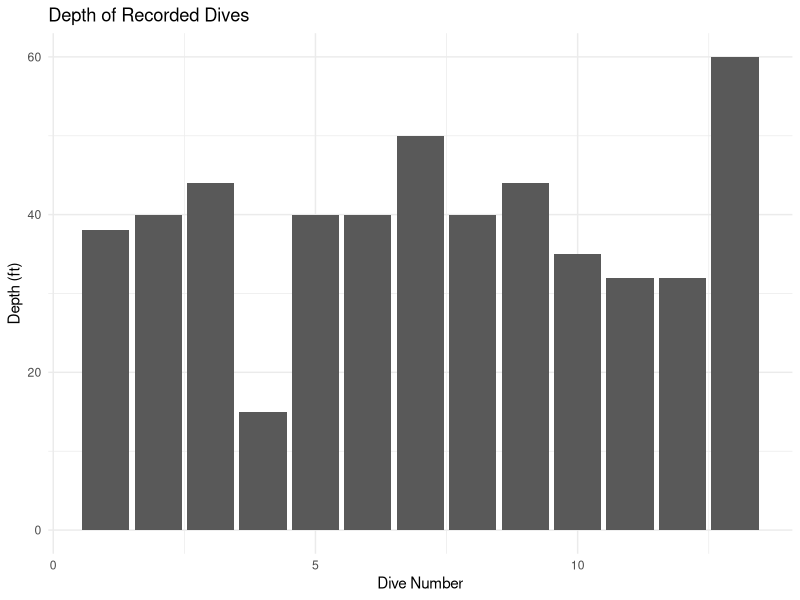

Here is the R script that generated this plot:
## ---- chunk 1
# create data set of dive depths 
depths <- c(
38,40,44,15,40,40,
50,40,44,35,32,32,60
)

summary(depths)

# create visualization 
library(ggplot2)

dives <- data.frame(
  Dive = 1:length(depths),
  Depth = depths
)
# plot x and y axes, set labels and titles
ggplot(dives,
       aes(x = Dive,
           y = Depth)) +
  geom_col() +
  labs(
    title = "Depth of Recorded Dives",
    x = "Dive Number",
    y = "Depth (ft)"
  ) +
  theme_minimal()
